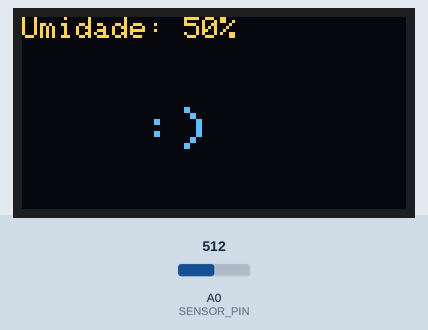
A sketch run on a simulated Arduino Uno, built with avr-gcc and run on an emulated ATmega328P. Shown: 128×64 one-colour display. The test bench sets the inputs (shaded band); at power-on: A0 (SENSOR_PIN) = 512. The OLED is the two-colour kind (top 16 rows yellow).

Above: at 2.8 s.
2.9 s: A0 (SENSOR_PIN) set to 716
At 5.2 s:
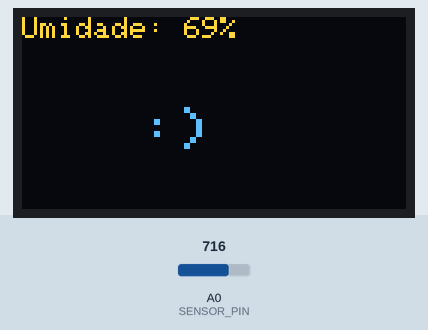
5.6 s: A0 (SENSOR_PIN) set to 821
At 6.6 s:
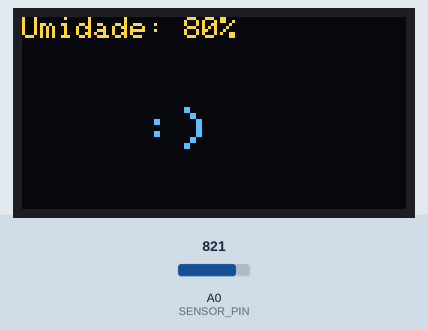
8.3 s: A0 (SENSOR_PIN) set to 840
At 10.5 s:
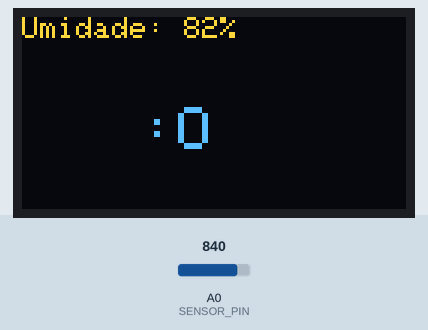
11.6 s: A0 (SENSOR_PIN) set to 900
14.3 s: A0 (SENSOR_PIN) set to 511
At 16.9 s:
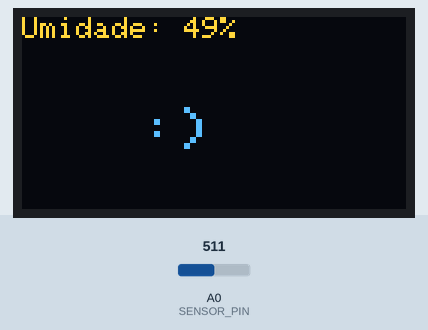
17.7 s: A0 (SENSOR_PIN) set to 306
At 19.5 s:
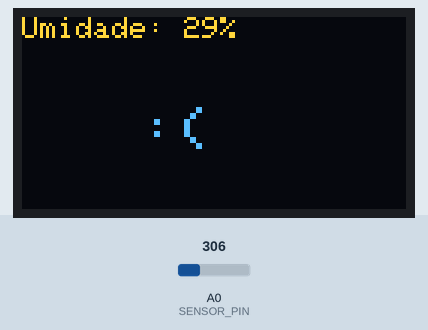
Timing chart, 0 to 21.0 s (numbered marks = the images above; inputs shaded):
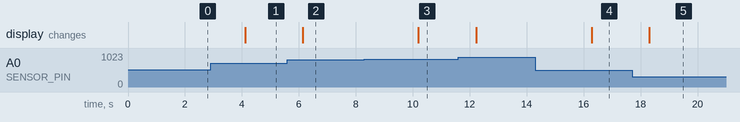

Measured:
- the behaviour switches between 828 and 829 on A0 (SENSOR_PIN) (found by bisection; images 2 and 3)
- after the input at 2.9 s, the display: changes after 1.2 s (image 1)
- after the input at 5.6 s, the display: changes after 0.54 s (image 2)
- after the input at 8.3 s, the display: changes after 1.9 s (image 3)
- after the input at 14.3 s, the display: changes after 2.0 s (image 4)
- after the input at 17.7 s, the display: changes after 0.61 s (image 5)

The sketch:

Codigo_teste-1.ino
```cpp
#include <Wire.h>
#include <Adafruit_GFX.h>
#include <Adafruit_SSD1306.h>

#define SCREEN_WIDTH 128
#define SCREEN_HEIGHT 64
#define OLED_RESET    -1
#define SENSOR_PIN A0  // Pino onde o sensor de umidade de solo está conectado

Adafruit_SSD1306 display(SCREEN_WIDTH, SCREEN_HEIGHT, &Wire, OLED_RESET);

void setup() {
  Serial.begin(115200);
  pinMode(SENSOR_PIN, INPUT);  // Definir pino do sensor como entrada

  if (!display.begin(SSD1306_SWITCHCAPVCC, 0x3C)) {  // Inicializa o display com o endereço 0x3C
    Serial.println(F("Falha na inicialização do display OLED!"));
    for (;;);  // Trava o código aqui em caso de falha
  }

  display.clearDisplay();  // Limpa o display
}

void loop() {
  int sensorValue = analogRead(SENSOR_PIN);  // Lê o valor do sensor de umidade
  int umidade = map(sensorValue, 0, 1023, 0, 100);  // Mapeia o valor para uma porcentagem

  display.clearDisplay();  // Limpa o display para atualizar com as novas informações

  // Exibe a porcentagem de umidade na parte superior
  display.setTextSize(1);
  display.setTextColor(SSD1306_WHITE);
  display.setCursor(0, 0);
  display.print("Umidade: ");
  display.print(umidade);
  display.print("%");

  // Exibe o rostinho com base no nível de umidade
  display.setTextSize(2);
  display.setCursor(40, 30);  // Posição do rostinho na tela

  if (umidade > 80) {
    display.print(":O");  // Rostinho desesperado
  } else if (umidade >= 40) {
    display.print(":)");  // Rostinho feliz
  } else if (umidade >= 10) {
    display.print(":(");  // Rostinho triste
  } else {
    display.print("X_X");  // Rostinho com "X" nos olhos
  }

  display.display();  // Atualiza o display com as informações
  delay(2000);  // Aguarda 2 segundos antes de ler novamente
}
```
